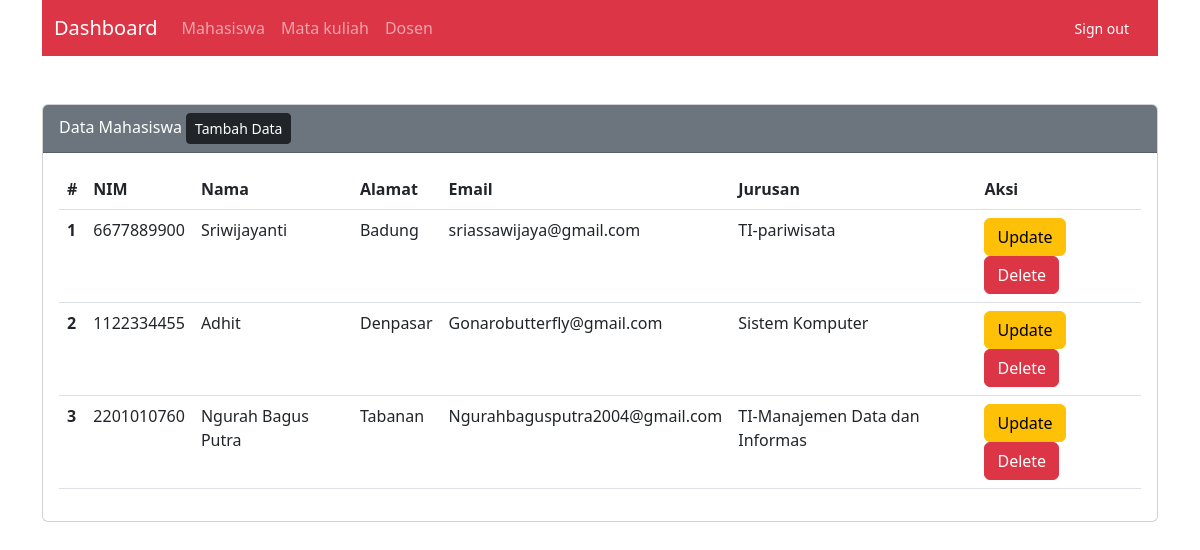
Page /datamahasiswa.php (signed in) on the committed database.
### tables this page shows
CREATE TABLE `tbmahasiswa` (
  `id` int(10) UNSIGNED NOT NULL,
  `nim` varchar(25) NOT NULL,
  `nama` varchar(30) NOT NULL,
  `alamat` varchar(30) NOT NULL,
  `email` varchar(255) NOT NULL,
  `jurusan` varchar(30) NOT NULL
);

### datamahasiswa.php (the view, shortened to what this page needs)
<?php
include_once("koneksidb.php");
?>
<!DOCTYPE html>
<html lang="en">
<head>
    <link href="https://cdn.jsdelivr.net/npm/bootstrap@5.2.3/dist/css/bootstrap.min.css" rel="stylesheet">
</head>
<body>
    <div class="container">
        <nav class="navbar navbar-expand-lg navbar-dark bg-danger">
            <div class="container-fluid">
                <a class="navbar-brand" href="dashboard.php">Dashboard</a>
                <div class="collapse navbar-collapse" id="navbarNav">
                    <ul class="navbar-nav">
                        <li class="nav-item">
                            <a class="nav-link" href="datamahasiswa.php">Mahasiswa</a>
                        </li>
                        <li class="nav-item">
                            <a class="nav-link" href="datamatkul.php">Mata kuliah</a>
                        </li>
                        <li class="nav-item">
                            <a class="nav-link" href="datadosen.php">Dosen</a>
                        </li>
                    </ul>
                </div>
                <div class="d-grid gap-2 d-md-flex justify-content-md-end">
                    <button type="button" class="btn btn-danger btn-sm me-md-2" data-bs-toggle="modal" data-bs-target="#myModal">Sign out</button></a>
                </div>
        </nav>
    </div>
    <div class="dashboard container"> <br> <br>
<div class="card">
                <div class="card-header text-white bg-secondary">
                    Data Mahasiswa
                    <a href="tambah_mahasiswa.php" class="btn btn-sm btn-dark">Tambah Data</a>
                </div>
                <div class="card-body">
                    <table class="table">
                        <thead>
                            <tr>
                                <th scope="col">#</th>
                                <th scope="col">NIM</th>
                                <th scope="col">Nama</th>
                                <th scope="col">Alamat</th>
                                <th scope="col">Email</th>
                                <th scope="col">Jurusan</th>
                                <th scope="col">Aksi</th>
                            </tr>
                        <tbody>
                            <?php
                            $sql1       = "SELECT * FROM tbmahasiswa ORDER BY id DESC";
                            $hasil1     = mysqli_query($cnn, $sql1);
                            $urut       = 1;
                            while ($r1 = mysqli_fetch_array($hasil1)) {
                                $id         = $r1['id'];
                                $nim        = $r1['nim'];
                                $nama       = $r1['nama'];
                                $alamat     = $r1['alamat'];
                                $email      = $r1['email'];
                                $jurusan    = $r1['jurusan'];
                            ?>
                                <tr>
                                    <th scope="row"><?php echo $urut++ ?></th>
                                    <td scope="row"><?php echo $nim ?></td>
                                    <td scope="row"><?php echo $nama ?></td>
                                    <td scope="row"><?php echo $alamat ?></td>
                                    <td scope="row"><?php echo $email ?></td>
                                    <td scope="row"><?php echo $jurusan ?></td>
                                    <td scope="row">
                                        <a href="tambah_mahasiswa.php?op=update&id=<?php echo $id ?>"><button type="button" class="btn btn-warning">Update</button></a>
                                        <a href="hapus_mahasiswa.php?op=delete&id=<?php echo $id ?>" onclick="return confirm('Yakin mau hapus data?')"><button type="button" class="btn btn-danger">Delete</button></a>
                                    </td>
                                </tr>
                            <?php
                            }
                            ?>
                        </tbody>
                        </thead>
                    </table>
                </div>
            </div>
    </div>
</body>
</html>

### rows in the picture
tbmahasiswa: nim "6677889900", nama "Sriwijayanti", alamat "Badung", email "sriassawijaya@gmail.com", jurusan "TI-pariwisata"
tbmahasiswa: nim "1122334455", nama "Adhit", alamat "Denpasar", email "Gonarobutterfly@gmail.com", jurusan "Sistem Komputer"
tbmahasiswa: nim "2201010760", nama "Ngurah Bagus Putra", alamat "Tabanan", email "Ngurahbagusputra2004@gmail.com", jurusan "TI-Manajemen Data dan Informas"
